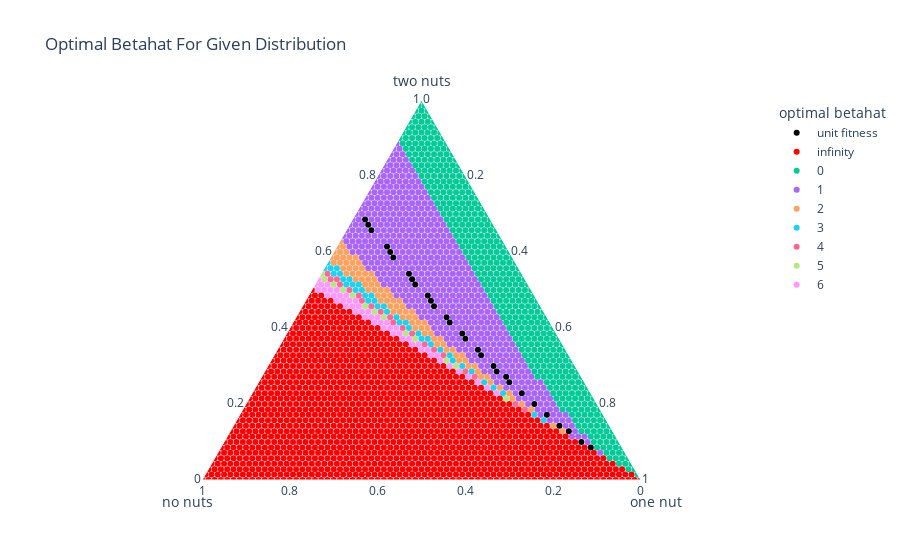

Notebook cell for this chart:
### Code cell
efficient_fig = px.scatter_ternary(efficient_df, a="two nuts", b="no nuts", c="one nut", color="optimal betahat",
                            color_discrete_map = {
                                "unit fitness":"black",
                                "infinity":"red"
                            },
                         title = "Optimal Betahat For Given Distribution")
#efficient_fig.to_image("/home/eric/ubc/research/squirrel_banking/writeup/images/overlaid_unit_fitness.png",
#                      engine = 'kaleido')
efficient_fig.show()

### Figure 1 — Plotly figure (JSON) as saved in the notebook; plotly's stock layout.template omitted (floating-point values rounded to 4 significant figures; data arrays with more than 128 entries replaced by an {"elided": "..."} marker saying what was removed)
{"data": [{"a": [48, 27, 26, 20, 21, 36, 37, 38, 7, 9, 42, 41, 46, 12, 10, 24, 23, 43, 6, 14, 29, 33, 16, 32, 19, 34, 18, 30, 47], "b": [20, 15, 15, 13, 13, 18, 18, 18, 6, 7, 19, 19, 20, 9, 8, 14, 14, 19, 5, 10, 16, 17, 11, 17, 12, 17, 12, 16, 20], "c": [2, 28, 29, 37, 36, 16, 15, 14, 57, 54, 9, 10, 4, 49, 52, 32, 33, 8, 59, 46, 25, 20, 43, 21, 39, 19, 40, 24, 3], "hovertemplate": "optimal betahat=unit fitness<br>two nuts=%{a}<br>no nuts=%{b}<br>one nut=%{c}<extra></extra>", "legendgroup": "unit fitness", "marker": {"color": "black", "symbol": "circle"}, "mode": "markers", "name": "unit fitness", "showlegend": true, "subplot": "ternary", "type": "scatterternary"}, {"a": {"elided": "1296 int values"}, "b": {"elided": "1296 int values"}, "c": {"elided": "1296 int values"}, "hovertemplate": "optimal betahat=infinity<br>two nuts=%{a}<br>no nuts=%{b}<br>one nut=%{c}<extra></extra>", "legendgroup": "infinity", "marker": {"color": "red", "symbol": "circle"}, "mode": "markers", "name": "infinity", "showlegend": true, "subplot": "ternary", "type": "scatterternary"}, {"a": {"elided": "483 int values"}, "b": {"elided": "483 int values"}, "c": {"elided": "483 int values"}, "hovertemplate": "optimal betahat=0<br>two nuts=%{a}<br>no nuts=%{b}<br>one nut=%{c}<extra></extra>", "legendgroup": "0", "marker": {"color": "#00cc96", "symbol": "circle"}, "mode": "markers", "name": "0", "showlegend": true, "subplot": "ternary", "type": "scatterternary"}, {"a": {"elided": "545 int values"}, "b": {"elided": "545 int values"}, "c": {"elided": "545 int values"}, "hovertemplate": "optimal betahat=1<br>two nuts=%{a}<br>no nuts=%{b}<br>one nut=%{c}<extra></extra>", "legendgroup": "1", "marker": {"color": "#ab63fa", "symbol": "circle"}, "mode": "markers", "name": "1", "showlegend": true, "subplot": "ternary", "type": "scatterternary"}, {"a": [38, 39, 40, 42, 41, 17, 43, 42, 41, 40, 31, 38, 33, 41, 35, 37, 36, 35, 31, 31, 30, 39, 34, 40, 38, 32, 33, 34, 30, 43, 44, 19, 35, 36, 10, 37, 38, 32, 33, 34, 35, 29, 18, 33, 32, 31, 30, 29, 28, 37, 39, 28, 36, 21, 27, 26, 25, 39, 24, 25, 26, 9, 15, 16, 37, 27, 20, 19, 42, 41, 40, 28, 29, 38, 40, 23, 24, 23, 22, 14, 13, 41, 21, 22], "b": [26, 26, 26, 26, 25, 14, 27, 27, 26, 25, 23, 25, 25, 27, 25, 26, 26, 26, 24, 21, 21, 25, 25, 27, 27, 24, 24, 24, 23, 26, 26, 15, 24, 24, 9, 24, 24, 23, 23, 23, 23, 21, 15, 22, 22, 22, 22, 22, 22, 27, 27, 21, 25, 16, 20, 20, 20, 28, 19, 19, 19, 8, 13, 13, 25, 21, 16, 16, 28, 28, 28, 20, 20, 28, 29, 17, 18, 18, 18, 12, 11, 29, 17, 17], "c": [6, 5, 4, 2, 4, 39, 0, 1, 3, 5, 16, 7, 12, 2, 10, 7, 8, 9, 15, 18, 19, 6, 11, 3, 5, 14, 13, 12, 17, 1, 0, 36, 11, 10, 51, 9, 8, 15, 14, 13, 12, 20, 37, 15, 16, 17, 18, 19, 20, 6, 4, 21, 9, 33, 23, 24, 25, 3, 27, 26, 25, 53, 42, 41, 8, 22, 34, 35, 0, 1, 2, 22, 21, 4, 1, 30, 28, 29, 30, 44, 46, 0, 32, 31], "hovertemplate": "optimal betahat=2<br>two nuts=%{a}<br>no nuts=%{b}<br>one nut=%{c}<extra></extra>", "legendgroup": "2", "marker": {"color": "#FFA15A", "symbol": "circle"}, "mode": "markers", "name": "2", "showlegend": true, "subplot": "ternary", "type": "scatterternary"}, {"a": [20, 29, 29, 31, 39, 32, 28, 18, 38, 17, 11, 16, 37, 36, 23, 22, 34, 33, 21, 30, 39, 32, 26, 36, 34, 35, 36, 37, 24, 26, 12, 33, 27, 35, 25, 39, 40, 38], "b": [17, 23, 24, 25, 31, 25, 23, 16, 29, 15, 10, 14, 29, 29, 19, 19, 26, 26, 18, 24, 29, 26, 21, 28, 27, 27, 27, 28, 20, 22, 11, 27, 22, 28, 21, 30, 30, 30], "c": [33, 18, 17, 14, 0, 13, 19, 36, 3, 38, 49, 40, 4, 5, 28, 29, 10, 11, 31, 16, 2, 12, 23, 6, 9, 8, 7, 5, 26, 22, 47, 10, 21, 7, 24, 1, 0, 2], "hovertemplate": "optimal betahat=3<br>two nuts=%{a}<br>no nuts=%{b}<br>one nut=%{c}<extra></extra>", "legendgroup": "3", "marker": {"color": "#19d3f3", "symbol": "circle"}, "mode": "markers", "name": "3", "showlegend": true, "subplot": "ternary", "type": "scatterternary"}, {"a": [37, 24, 13, 30, 29, 28, 19, 20, 35, 36, 31, 32, 23, 34, 33, 14, 25, 37, 38, 27], "b": [30, 21, 12, 25, 25, 24, 17, 18, 29, 30, 26, 27, 20, 28, 28, 13, 22, 31, 31, 23], "c": [3, 25, 45, 15, 16, 18, 34, 32, 6, 4, 13, 11, 27, 8, 9, 43, 23, 2, 1, 20], "hovertemplate": "optimal betahat=4<br>two nuts=%{a}<br>no nuts=%{b}<br>one nut=%{c}<extra></extra>", "legendgroup": "4", "marker": {"color": "#FF6692", "symbol": "circle"}, "mode": "markers", "name": "4", "showlegend": true, "subplot": "ternary", "type": "scatterternary"}, {"a": [37, 30, 22, 32, 27, 21, 26, 34, 31, 15, 36, 38, 35], "b": [32, 26, 20, 28, 24, 19, 23, 29, 27, 14, 31, 32, 30], "c": [1, 14, 28, 10, 19, 30, 21, 7, 12, 41, 3, 0, 5], "hovertemplate": "optimal betahat=5<br>two nuts=%{a}<br>no nuts=%{b}<br>one nut=%{c}<extra></extra>", "legendgroup": "5", "marker": {"color": "#B6E880", "symbol": "circle"}, "mode": "markers", "name": "5", "showlegend": true, "subplot": "ternary", "type": "scatterternary"}, {"a": [33, 32, 30, 31, 30, 16, 31, 19, 17, 26, 27, 28, 31, 32, 22, 23, 33, 34, 36, 18, 36, 35, 34, 33, 32, 30, 29, 28, 29, 21, 20, 34, 35, 36, 23, 24, 29, 28, 27, 25, 26, 33, 37, 25, 34, 35, 24, 35], "b": [29, 29, 28, 29, 29, 15, 28, 18, 16, 25, 25, 25, 30, 30, 21, 21, 30, 30, 34, 17, 32, 31, 31, 31, 31, 27, 27, 27, 28, 20, 19, 33, 33, 33, 22, 22, 26, 26, 26, 24, 24, 32, 33, 23, 32, 32, 23, 34], "c": [8, 9, 12, 10, 11, 39, 11, 33, 37, 19, 18, 17, 9, 8, 27, 26, 7, 6, 0, 35, 2, 4, 5, 6, 7, 13, 14, 15, 13, 29, 31, 3, 2, 1, 25, 24, 15, 16, 17, 21, 20, 5, 0, 22, 4, 3, 23, 1], "hovertemplate": "optimal betahat=6<br>two nuts=%{a}<br>no nuts=%{b}<br>one nut=%{c}<extra></extra>", "legendgroup": "6", "marker": {"color": "#FF97FF", "symbol": "circle"}, "mode": "markers", "name": "6", "showlegend": true, "subplot": "ternary", "type": "scatterternary"}], "layout": {"legend": {"title": {"text": "optimal betahat"}, "tracegroupgap": 0}, "ternary": {"aaxis": {"title": {"text": "two nuts"}}, "baxis": {"title": {"text": "no nuts"}}, "caxis": {"title": {"text": "one nut"}}, "domain": {"x": [0, 1], "y": [0, 1]}}, "title": {"text": "Optimal Betahat For Given Distribution"}}}
